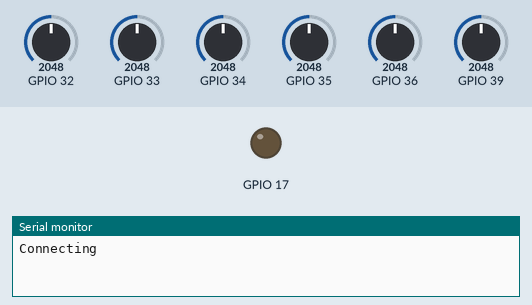
This sketch was run on a simulated ESP32-S3. On the bench: output pins drawn as LEDs (lit = HIGH), the last lines printed to the serial monitor. The inputs (shaded band) are chosen by the test bench; at power-on: GPIO 32 = 2048, GPIO 33 = 2048, GPIO 34 = 2048, GPIO 35 = 2048, GPIO 36 = 2048, GPIO 39 = 2048 (analog values on the 0–4095 scale). WiFi joins after 1.5 s; servers stay silent unless stated; the local clock reads 2024-03-15 10:24:30 at power-on unless the sketch sets it.

Above: at 0.1 s.
At 1.6 s:
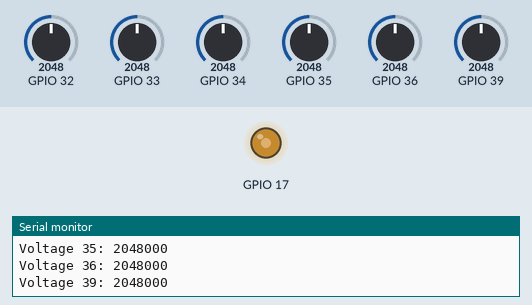
Timing chart, 0 to 3.1 s (numbered marks = the images above):
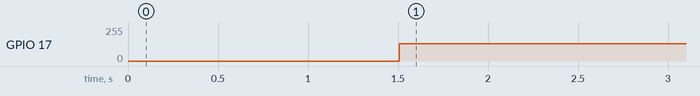

The sketch:

esp_toimii_projekti.ino
```cpp
#include <WiFi.h>
#include <WebServer.h>
#include <ESPmDNS.h>
#include <time.h>

// ===== WIFI =====
const char* ssid     = "DNA-WIFI-2564";
const char* password = "password";

// ===== NTP =====
const char* ntpServer = "pool.ntp.org";
const long  gmtOffset_sec = 3600*3;   // adjust to your timezone
const int   daylightOffset_sec = 0;

// ===== WEB =====
WebServer server(80);

// Format time
String getTimeString() {
  struct tm timeinfo;
  if (!getLocalTime(&timeinfo)) {
    return "Time not ready";
  }
  char buf[32];
  strftime(buf, sizeof(buf), "%Y-%m-%d %H:%M:%S", &timeinfo);
  return String(buf);
}

// Root page
void handleRoot() {
  String page = R"rawliteral(
<!DOCTYPE html>
<html>
<head>
  <meta charset="utf-8">
  <title>ESP32 Local Time</title>
    <script>
    setTimeout(() => location.reload(), 1000);
  </script>
</head>
<body>
  <h2>ESP32 Local Time</h2>
  <p>)rawliteral" + String(analogRead(39))+ getTimeString() + R"rawliteral(</p>

  <h2>Se toimii</h2>

  <p>Sain viimeinkin tehtyä web-serverin Esp32:lla. Täytyi vain löytää oikea malli. Oikea malli oli YouTube-video "ESP32 Web Server Step by Step | Time, Temperature & Modern UI".</p>
  <p>Boardiksi ESP32S3 Dev Module. Arduino IDE 2.37. Selaimeen auki http://myhome.local/</p>
</body>
</html>
)rawliteral";

  server.send(200, "text/html", page);
}

void setup() {
  Serial.begin(115200);
  analogReadResolution(12);        // 12-bit: 0–4095
  analogSetAttenuation(ADC_11db);  // full range: 0–3.3V
    ledcAttach(17, 5000, 8);  // any free GPIO

  // WiFi
  WiFi.begin(ssid, password);
  Serial.print("Connecting");
  while (WiFi.status() != WL_CONNECTED) {
    delay(500);
    Serial.print(".");
  }

  Serial.println("\nWiFi connected");
  Serial.print("IP address: ");
  Serial.println(WiFi.localIP());

  // mDNS name -> myhome.local
  if (!MDNS.begin("myhome")) {
    Serial.println("mDNS failed");
  } else {
    Serial.println("mDNS started: http://myhome.local/");
  }

  // Time
  configTime(gmtOffset_sec, daylightOffset_sec, ntpServer);

  // Web server
  server.on("/", handleRoot);
  server.begin();

  Serial.println("Web server started");
}

void loop() {
  server.handleClient();
  //Serial.print("Random number: "+String(random(0,100)));

  ledcWrite(17, 128);        // ~1.65V average (0–255 range)
  Serial.println("Voltage 32: "+String(analogRead(32)*1000));
  Serial.println("Voltage 33: "+String(analogRead(33)*1000));
  Serial.println("Voltage 34: "+String(analogRead(34)*1000));
  Serial.println("Voltage 35: "+String(analogRead(35)*1000));
  Serial.println("Voltage 36: "+String(analogRead(36)*1000));
  Serial.println("Voltage 39: "+String(analogRead(39)*1000));
  delay(500);
}
```

Measured:
- by itself, GPIO 17: 0/255 → 128/255 at 1.5 s
